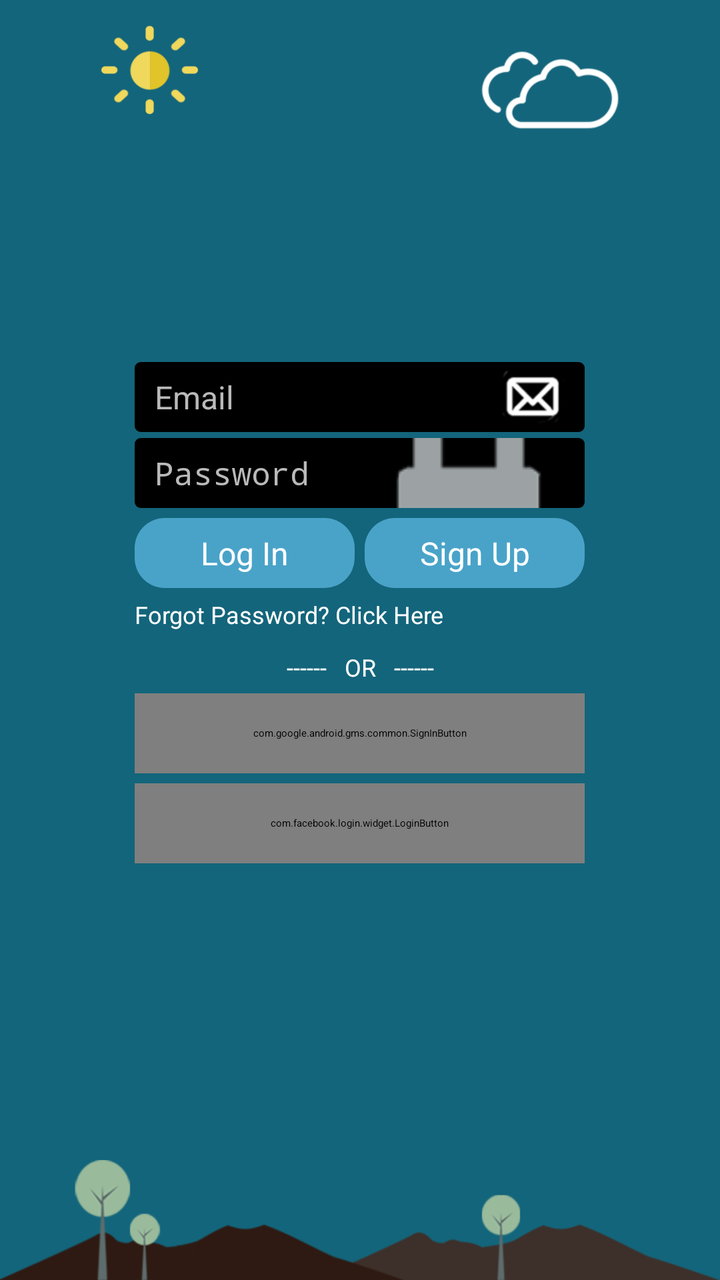
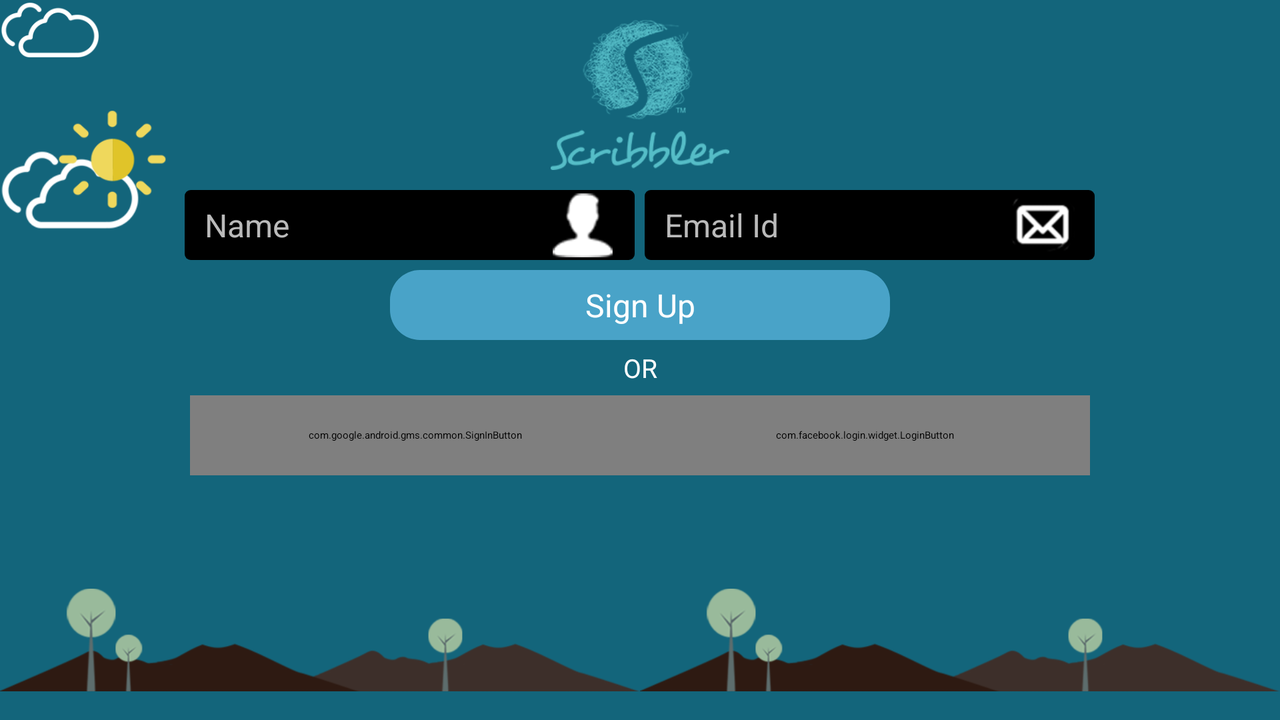

An Android layout and its configuration variant, each rendered on a device that would load it. The default file and the variant file are quoted in full after the pictures.
<!-- AndroidManifest.xml: application theme AppTheme -->
<!-- res/layout/activity_log_in.xml -->
<RelativeLayout xmlns:android="http://schemas.android.com/apk/res/android"
    xmlns:tools="http://schemas.android.com/tools"
    android:layout_width="match_parent"
    android:layout_height="match_parent"
    android:background="@color/darkBlue"
    tools:context="com.scribblernotebooks.scribblernotebooks.LogIn">


    <ImageView
        android:layout_width="match_parent"
        android:layout_height="60dp"
        android:scaleType="fitXY"
        android:layout_alignParentBottom="true"
        android:src="@drawable/bluehills" />

    <ImageView
        android:id="@+id/cloud1"
        android:layout_width="@dimen/manualCodeCloud1W"
        android:layout_height="@dimen/manualCodeCloud1H"
        android:layout_alignParentRight="true"
        android:layout_below="@+id/logo_holder"
        android:layout_marginTop="20dp"
        android:layout_marginRight="50dp"
        android:src="@drawable/clouds" />


    <ImageView
        android:id="@+id/sun"
        android:layout_width="50dp"
        android:layout_height="50dp"
        android:layout_below="@+id/logo_holder"
        android:layout_marginTop="10dp"
        android:layout_marginLeft="50dp"
        android:src="@drawable/sun" />

    <ScrollView
        android:id="@+id/sl"
        android:layout_width="match_parent"
        android:layout_height="match_parent"
        android:layout_below="@+id/logo_holder"
        android:layout_centerInParent="true"
        android:layout_centerVertical="true">

        <RelativeLayout
            android:id="@+id/rl"
            android:layout_width="match_parent"
            android:layout_height="wrap_content"
            android:layout_gravity="center"
            android:layout_marginBottom="15dp">

            <LinearLayout
                android:id="@+id/ll"
                android:layout_width="wrap_content"
                android:layout_height="wrap_content"
                android:layout_centerHorizontal="true"
                android:animateLayoutChanges="true"
                android:animationCache="true"
                android:orientation="vertical">

                <EditText
                    android:id="@+id/userName"
                    android:layout_width="@dimen/login_editText_width"
                    android:layout_height="@dimen/loginEditTextHeight"
                    android:layout_marginTop="3dp"
                    android:background="@drawable/edit_text1"
                    android:drawableEnd="@drawable/userlogin"
                    android:drawableRight="@drawable/userlogin"
                    android:gravity="center_vertical"
                    android:hint="Name"
                    android:inputType="textPersonName"
                    android:nextFocusUp="@+id/name"
                    android:paddingBottom="2dp"
                    android:paddingEnd="10dp"
                    android:paddingLeft="10dp"
                    android:paddingRight="10dp"
                    android:paddingTop="2dp"
                    android:textColor="@color/loginEditTextTextColor"
                    android:textColorHint="@color/loginEditTextHintColor"
                    android:textCursorDrawable="@drawable/bootstrap_edit_text_cursor"
                    android:textSize="@dimen/loginEditTextFontSize"
                    android:visibility="gone" />

                <EditText
                    android:id="@+id/userEmail"
                    android:layout_width="@dimen/login_editText_width"
                    android:layout_height="@dimen/loginEditTextHeight"
                    android:layout_marginTop="3dp"
                    android:background="@drawable/edit_text1"
                    android:drawableEnd="@drawable/maillogin"
                    android:drawableRight="@drawable/maillogin"
                    android:gravity="center_vertical"
                    android:hint="Email"
                    android:inputType="textEmailAddress"
                    android:nextFocusDown="@+id/userPassword"
                    android:nextFocusUp="@+id/userName"
                    android:paddingBottom="2dp"
                    android:paddingEnd="10dp"
                    android:paddingLeft="10dp"
                    android:paddingRight="10dp"
                    android:paddingTop="2dp"
                    android:textColor="@color/loginEditTextTextColor"
                    android:textColorHint="@color/loginEditTextHintColor"
                    android:textCursorDrawable="@drawable/bootstrap_edit_text_cursor"
                    android:textSize="@dimen/loginEditTextFontSize" />

                <EditText
                    android:id="@+id/userPassword"
                    android:layout_width="@dimen/login_editText_width"
                    android:layout_height="@dimen/loginEditTextHeight"
                    android:layout_marginTop="3dp"
                    android:background="@drawable/edit_text1"
                    android:drawableEnd="@drawable/passwordlogin"
                    android:drawableRight="@drawable/passwordlogin"
                    android:gravity="center_vertical"
                    android:hint="Password"
                    android:inputType="textPassword"
                    android:paddingBottom="2dp"
                    android:paddingEnd="10dp"
                    android:paddingLeft="10dp"
                    android:paddingRight="10dp"
                    android:paddingTop="2dp"
                    android:textColor="@color/loginEditTextTextColor"
                    android:textColorHint="@color/loginEditTextHintColor"
                    android:textCursorDrawable="@drawable/bootstrap_edit_text_cursor"
                    android:textSize="@dimen/loginEditTextFontSize" />

                <EditText
                    android:id="@+id/userPhone"
                    android:layout_width="@dimen/login_editText_width"
                    android:layout_height="@dimen/loginEditTextHeight"
                    android:layout_marginTop="3dp"
                    android:background="@drawable/edit_text1"
                    android:drawableEnd="@drawable/phonelogin"
                    android:drawableRight="@drawable/phonelogin"
                    android:gravity="center_vertical"
                    android:hint="Mobile Number"
                    android:inputType="phone"
                    android:paddingBottom="2dp"
                    android:paddingEnd="10dp"
                    android:paddingLeft="10dp"
                    android:paddingRight="10dp"
                    android:maxLength="10"
                    android:paddingTop="2dp"
                    android:textColor="@color/loginEditTextTextColor"
                    android:textColorHint="@color/loginEditTextHintColor"
                    android:textCursorDrawable="@drawable/bootstrap_edit_text_cursor"
                    android:textSize="@dimen/loginEditTextFontSize"
                    android:visibility="gone" />

            </LinearLayout>

            <LinearLayout
                android:id="@+id/ll2"
                android:layout_width="@dimen/login_editText_width"
                android:layout_height="@dimen/loginEditTextHeight"
                android:layout_below="@+id/ll"
                android:layout_centerHorizontal="true"
                android:layout_marginTop="5dp"
                android:animateLayoutChanges="true"
                android:orientation="horizontal">

                <Button
                    android:id="@+id/signIn"
                    style="@style/font"
                    android:layout_width="@dimen/half_login_editText_width"
                    android:layout_height="@dimen/loginButtonHeight"
                    android:background="@drawable/scanner_button"
                    android:text="Log In"
                    android:textColor="#FFF"
                    android:textSize="@dimen/loginEditTextFontSize" />

                <Button
                    android:id="@+id/signUp"
                    style="@style/font"
                    android:layout_width="@dimen/half_login_editText_width"
                    android:layout_height="@dimen/loginButtonHeight"
                    android:layout_marginLeft="5dp"
                    android:background="@drawable/scanner_button"
                    android:text="Sign Up"
                    android:textColor="#FFF"
                    android:textSize="@dimen/loginEditTextFontSize" />

            </LinearLayout>

            <LinearLayout
                android:layout_width="@dimen/login_editText_width"
                android:layout_height="wrap_content"
                android:id="@+id/texts"
                android:layout_alignLeft="@+id/ll2"
                android:layout_alignStart="@+id/ll2"
                android:layout_below="@+id/ll2"
                android:layout_marginTop="5dp"
                android:orientation="vertical">
            <TextView
                android:id="@+id/forgotPassword"
                android:layout_width="wrap_content"
                android:layout_height="wrap_content"
                android:text="Forgot Password? Click Here"
                android:textColor="#FFF"
                android:textSize="12sp" />
            <TextView
                android:id="@+id/termsAndConditions"
                android:layout_width="wrap_content"
                android:layout_height="wrap_content"
                android:visibility="gone"
                android:text="By Clicking Sign Up, you agree to accept our \nTerms and Conditions"
                android:textColor="#FFF"
                android:textSize="11sp" />
        </LinearLayout>

            <TextView
                android:id="@+id/or"
                style="@style/font"
                android:layout_width="match_parent"
                android:layout_height="wrap_content"
                android:layout_below="@id/texts"
                android:layout_marginTop="10dp"
                android:text="------   OR   ------"
                android:textColor="#FFF"
                android:textSize="12sp" />

            <com.google.android.gms.common.SignInButton
                android:id="@+id/sign_in_button"
                android:layout_width="@dimen/login_editText_width"
                android:layout_height="@dimen/googlefbbuttonheight"
                android:layout_below="@id/or"
                android:layout_centerHorizontal="true"
                android:layout_marginTop="5dp" />

            <com.facebook.login.widget.LoginButton
                android:id="@+id/login_button"
                android:layout_width="@dimen/login_editText_width"
                android:layout_height="@dimen/googlefbbuttonheight"
                android:layout_below="@id/sign_in_button"
                android:layout_centerHorizontal="true"
                android:layout_marginTop="5dp" />

        </RelativeLayout>

    </ScrollView>

    <LinearLayout
        android:layout_width="match_parent"
        android:layout_height="@dimen/topCurveHeight"
        android:gravity="center_horizontal"
        android:id="@+id/logo_holder"
        android:background="@drawable/below_logo">


        <ImageView
            android:id="@+id/logo"
            android:layout_width="wrap_content"
            android:layout_marginTop="5dp"
            android:layout_height="@dimen/whiteLogoheight"
            android:src="@drawable/logo_white" />

    </LinearLayout>


</RelativeLayout>
<!-- resources referenced by this layout -->
<resources>
  <color name="darkBlue">#ff13657b</color>
  <color name="loginEditTextHintColor">#ffbababa</color>
  <color name="loginEditTextTextColor">#fff</color>
  <dimen name="googlefbbuttonheight">40dp</dimen>
  <dimen name="half_login_editText_width">110dp</dimen>
  <dimen name="loginButtonHeight">35dp</dimen>
  <dimen name="loginEditTextFontSize">16sp</dimen>
  <dimen name="loginEditTextHeight">35dp</dimen>
  <dimen name="login_editText_width">225dp</dimen>
  <dimen name="manualCodeCloud1H">50dp</dimen>
  <dimen name="manualCodeCloud1W">70dp</dimen>
  <!-- drawable edit_text1 (drawable) -->
  <?xml version="1.0" encoding="utf-8"?>
  <selector xmlns:android="http://schemas.android.com/apk/res/android">
  
      <item android:state_window_focused="false" android:state_enabled="true"
          android:drawable="@drawable/edit_text_default" />
  
      <item android:state_window_focused="false" android:state_enabled="false"
          android:drawable="@drawable/edit_text_default" />
  
      <item android:state_pressed="true"
          android:drawable="@drawable/edit_text_default" />
  
      <item android:state_enabled="true"
          android:state_focused="true"
          android:drawable="@drawable/edit_text_focussed" />
  
      <item android:state_enabled="true"
  
          android:drawable="@drawable/edit_text_default" />
  
      <item android:state_focused="true"
          android:drawable="@drawable/edit_text_focussed" />
  
      <item android:drawable="@drawable/edit_text_default" />
  
  </selector>
  <!-- drawable scanner_button (drawable) -->
  <?xml version="1.0" encoding="utf-8"?>
  <selector xmlns:android="http://schemas.android.com/apk/res/android">
      <item android:drawable="@drawable/scanner_button_pressed" android:state_pressed="true" />
      <item android:drawable="@drawable/scanner_button_enabled" android:state_enabled="true" />
  </selector>
  <style name="font" parent="AppTheme">
          <item name="android:textSize">18sp</item>
          <item name="android:gravity">center</item>
      </style>
  <!-- from res/values-v21/ -->
  <style name="AppTheme" parent="AppTheme.Base">
          <item name="android:colorPrimary">@color/themeColor</item>
          <item name="android:colorPrimaryDark">@color/darkerBlue</item>
          <item name="android:colorAccent">@color/colorAccent</item>
          <item name="android:navigationBarColor">@color/darkerBlue</item>
          <item name="android:windowBackground">@color/windowBackground</item>
      </style>
  <!-- drawable edit_text_default (drawable) -->
  <?xml version="1.0" encoding="utf-8"?>
  <shape
      android:shape="rectangle"
      xmlns:android="http://schemas.android.com/apk/res/android">
  
      <corners android:radius="@dimen/editText1CornerRadius" />
      <solid android:color="@color/loginEditTextBackground" />
      <stroke android:color="@color/loginEditTextBackground" android:width="0dp" />
  
  </shape>
  <!-- drawable edit_text_focussed (drawable) -->
  <?xml version="1.0" encoding="utf-8"?>
  <shape
      android:shape="rectangle"
      xmlns:android="http://schemas.android.com/apk/res/android">
  
      <corners android:radius="25dp" />
      <solid android:color="@color/loginEditTextBackground" />
      <stroke android:color="@color/themeColor" android:width="1dp" />
  
  </shape>
  <!-- drawable scanner_button_pressed (drawable) -->
  <?xml version="1.0" encoding="utf-8"?>
  <shape
      android:shape="rectangle"
      xmlns:android="http://schemas.android.com/apk/res/android">
  
      <solid android:color="#ff45a1a8" />
      <corners android:radius="@dimen/buttonCornerRadius" />
  
  
  </shape>
  <!-- drawable scanner_button_enabled (drawable) -->
  <?xml version="1.0" encoding="utf-8"?>
  <shape
      android:shape="rectangle"
      xmlns:android="http://schemas.android.com/apk/res/android">
  
      <solid android:color="@color/themeColor" />
      <corners android:radius="15dp" />
  
  
  </shape>
  <color name="themeColor">#ff49a3c8</color>
  <dimen name="editText1CornerRadius">3dp</dimen>
  <color name="loginEditTextBackground">#000</color>
  <dimen name="buttonCornerRadius">3dp</dimen>
</resources>
<!-- res/layout-land/activity_log_in.xml (the repository's variant of the layout above) -->
<!-- drawn on the phone turned sideways -->
<RelativeLayout xmlns:android="http://schemas.android.com/apk/res/android"
    xmlns:tools="http://schemas.android.com/tools"
    android:layout_width="match_parent"
    android:layout_height="match_parent"
    tools:context="com.scribblernotebooks.scribblernotebooks.LogIn"
    android:background="@color/darkBlue">

    <LinearLayout
        android:layout_width="match_parent"
        android:layout_height="wrap_content"
        android:layout_alignParentBottom="true"
        android:weightSum="2">

        <ImageView
            android:layout_width="0dp"
            android:layout_height="80dp"
            android:id="@+id/bl2"
            android:layout_weight="1"
            android:src="@drawable/bluehills" />

        <ImageView
            android:layout_width="0dp"
            android:layout_height="80dp"
            android:id="@+id/bl"
            android:layout_weight="1"
            android:src="@drawable/bluehills" />

    </LinearLayout>
    <ImageView
        android:layout_width="@dimen/manualCodeCloud1W"
        android:layout_height="@dimen/manualCodeCloud1H"
        android:layout_marginTop="70dp"
        android:id="@+id/cloud1"
        android:src="@drawable/clouds"/>


    <ImageView
        android:layout_width="@dimen/manualCodeCloud2W"
        android:layout_height="@dimen/manualCodeCloud2H"
        android:id="@+id/cloud2"
        android:src="@drawable/clouds"/>




    <ImageView
        android:layout_width="wrap_content"
        android:layout_height="50dp"
        android:id="@+id/sun"
        android:layout_marginBottom="-20dp"
        android:layout_marginLeft="-20dp"
        android:layout_alignBottom="@+id/logo"
        android:src="@drawable/sun"/>

    <ScrollView
        android:layout_width="match_parent"
        android:layout_height="match_parent"
        android:layout_centerInParent="true"
        android:layout_below="@+id/logo"
        android:layout_centerVertical="true"
        android:id="@+id/sl">

        <LinearLayout
            android:layout_width="match_parent"
            android:layout_height="wrap_content"
            android:layout_marginTop="10dp"
            android:orientation="vertical"
            android:gravity="center_horizontal"
            android:id="@+id/rl">


            <LinearLayout
                android:layout_width="wrap_content"
                android:layout_height="wrap_content"
                android:orientation="horizontal"
                android:layout_centerHorizontal="true"
                android:id="@+id/ll">

                <EditText
                    android:background="@drawable/edit_text1"
                    android:layout_width="@dimen/login_editText_width"
                    android:layout_height="@dimen/loginEditTextHeight"
                    android:textColor="@color/loginEditTextTextColor"
                    android:gravity="center_vertical"
                    android:drawableEnd="@drawable/userlogin"
                    android:textColorHint="@color/loginEditTextHintColor"
                    android:drawableRight="@drawable/userlogin"
                    android:id="@+id/name"
                    android:paddingLeft="10dp"
                    android:paddingRight="10dp"
                    android:paddingEnd="10dp"
                    android:paddingTop="2dp"
                    android:paddingBottom="2dp"
                    android:hint="Name"
                    android:inputType="textPersonName"
                    android:textSize="@dimen/loginEditTextFontSize"/>

                <EditText
                    android:background="@drawable/edit_text1"
                    android:layout_width="@dimen/login_editText_width"
                    android:textColorHint="@color/loginEditTextHintColor"
                    android:layout_height="@dimen/loginEditTextHeight"
                    android:id="@+id/mobileNo"
                    android:textColor="@color/loginEditTextTextColor"
                    android:layout_marginLeft="5dp"
                    android:layout_marginStart="5dp"
                    android:paddingTop="2dp"
                    android:paddingBottom="2dp"
                    android:paddingRight="10dp"
                    android:paddingEnd="10dp"
                    android:hint="Email Id"
                    android:drawableRight="@drawable/maillogin"
                    android:drawableEnd="@drawable/maillogin"
                    android:gravity="center_vertical"
                    android:paddingLeft="10dp"
                    android:layout_below="@id/name"
                    android:inputType="textEmailAddress"
                    android:textSize="@dimen/loginEditTextFontSize"/>
            </LinearLayout>


            <Button
                android:background="@drawable/scanner_button"
                style="@style/font"
                android:layout_marginTop="5dp"
                android:layout_width="@dimen/login_signup_width"
                android:layout_height="@dimen/loginButtonHeight"
                android:text="Sign Up"
                android:textColor="#FFF"
                android:textSize="@dimen/loginEditTextFontSize"
                android:layout_centerInParent="true"
                android:id="@+id/signUp"/>


            <TextView
                style="@style/font"
                android:layout_width="match_parent"
                android:layout_height="wrap_content"
                android:layout_below="@id/signUp"
                android:textSize="13sp"
                android:layout_marginTop="5dp"
                android:text="OR"
                android:textColor="#FFF"
                android:id="@+id/or"/>

            <LinearLayout
                android:layout_width="wrap_content"
                android:layout_height="wrap_content"
                android:orientation="horizontal">


                <com.google.android.gms.common.SignInButton
                    android:id="@+id/sign_in_button"
                    android:layout_width="@dimen/login_editText_width"
                    android:layout_height="@dimen/googlefbbuttonheight"
                    android:layout_marginTop="5dp"/>

                <com.facebook.login.widget.LoginButton
                android:layout_width="@dimen/login_editText_width"
                android:layout_height="@dimen/googlefbbuttonheight"
                android:layout_centerHorizontal="true"
                android:layout_below="@id/sign_in_button"
                android:id="@+id/login_button"
                android:layout_marginTop="5dp" />

            </LinearLayout>


        </LinearLayout>

    </ScrollView>


    <ImageView
        android:layout_width="wrap_content"
        android:layout_height="75dp"
        android:layout_marginTop="10dp"
        android:layout_centerHorizontal="true"
        android:id="@+id/logo"
        android:src="@drawable/logo_200"/>

</RelativeLayout>
<!-- resources referenced by the variant -->
<!-- as the phone turned sideways resolves them -->
<resources>
  <color name="darkBlue">#ff13657b</color>
  <color name="loginEditTextHintColor">#ffbababa</color>
  <color name="loginEditTextTextColor">#fff</color>
  <dimen name="googlefbbuttonheight">40dp</dimen>
  <dimen name="loginButtonHeight">35dp</dimen>
  <dimen name="loginEditTextFontSize">16sp</dimen>
  <dimen name="loginEditTextHeight">35dp</dimen>
  <!-- from res/values-land/ -->
  <dimen name="login_editText_width">225dp</dimen>
  <!-- from res/values-land/ -->
  <dimen name="login_signup_width">250dp</dimen>
  <dimen name="manualCodeCloud1H">50dp</dimen>
  <dimen name="manualCodeCloud1W">70dp</dimen>
  <dimen name="manualCodeCloud2H">30dp</dimen>
  <dimen name="manualCodeCloud2W">50dp</dimen>
  <!-- drawable scanner_button (drawable) -->
  <?xml version="1.0" encoding="utf-8"?>
  <selector xmlns:android="http://schemas.android.com/apk/res/android">
      <item android:drawable="@drawable/scanner_button_pressed" android:state_pressed="true" />
      <item android:drawable="@drawable/scanner_button_enabled" android:state_enabled="true" />
  </selector>
  <style name="font" parent="AppTheme">
          <item name="android:textSize">18sp</item>
          <item name="android:gravity">center</item>
      </style>
  <!-- from res/values-v21/ -->
  <style name="AppTheme" parent="AppTheme.Base">
          <item name="android:colorPrimary">@color/themeColor</item>
          <item name="android:colorPrimaryDark">@color/darkerBlue</item>
          <item name="android:colorAccent">@color/colorAccent</item>
          <item name="android:navigationBarColor">@color/darkerBlue</item>
          <item name="android:windowBackground">@color/windowBackground</item>
      </style>
  <!-- drawable edit_text_default (drawable) -->
  <?xml version="1.0" encoding="utf-8"?>
  <shape
      android:shape="rectangle"
      xmlns:android="http://schemas.android.com/apk/res/android">
  
      <corners android:radius="@dimen/editText1CornerRadius" />
      <solid android:color="@color/loginEditTextBackground" />
      <stroke android:color="@color/loginEditTextBackground" android:width="0dp" />
  
  </shape>
  <!-- drawable edit_text_focussed (drawable) -->
  <?xml version="1.0" encoding="utf-8"?>
  <shape
      android:shape="rectangle"
      xmlns:android="http://schemas.android.com/apk/res/android">
  
      <corners android:radius="25dp" />
      <solid android:color="@color/loginEditTextBackground" />
      <stroke android:color="@color/themeColor" android:width="1dp" />
  
  </shape>
  <!-- drawable scanner_button_pressed (drawable) -->
  <?xml version="1.0" encoding="utf-8"?>
  <shape
      android:shape="rectangle"
      xmlns:android="http://schemas.android.com/apk/res/android">
  
      <solid android:color="#ff45a1a8" />
      <corners android:radius="@dimen/buttonCornerRadius" />
  
  
  </shape>
  <!-- drawable scanner_button_enabled (drawable) -->
  <?xml version="1.0" encoding="utf-8"?>
  <shape
      android:shape="rectangle"
      xmlns:android="http://schemas.android.com/apk/res/android">
  
      <solid android:color="@color/themeColor" />
      <corners android:radius="15dp" />
  
  
  </shape>
  <color name="themeColor">#ff49a3c8</color>
  <dimen name="editText1CornerRadius">3dp</dimen>
  <color name="loginEditTextBackground">#000</color>
  <dimen name="buttonCornerRadius">3dp</dimen>
</resources>
